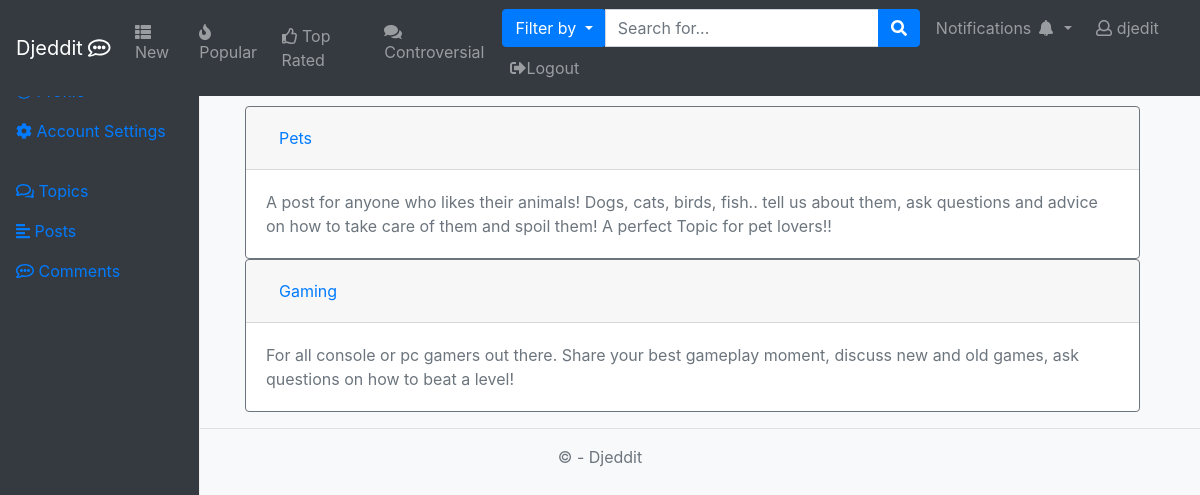
Before: /user/djedit/topics/created (signed in) with the older database file.
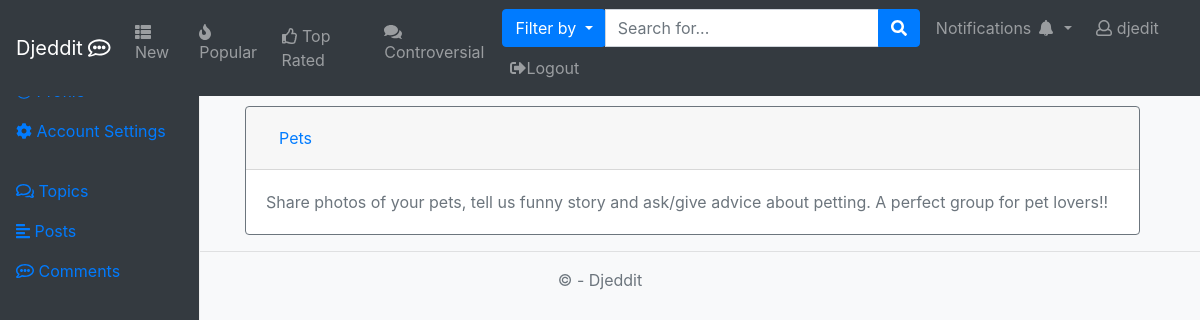
After: the same page with the newer database file.
### app/models.py (models this page shows, shortened)
class Topic(models.Model):
    name = models.CharField(max_length=80, blank=False, primary_key=True)
    rules = models.CharField(max_length=500)
    description = models.CharField(max_length=300, blank=False)
    userCreator = models.ForeignKey(User, on_delete=models.CASCADE)
    nSubscribers = models.IntegerField(default=0, validators=[MinValueValidator(0)])
    creation_date = models.DateField(blank=False, default=datetime.now)

### app/views.py (the view)
# urls.py: path('user/<str:username>/topics/created', views.user_topic_created, name="user_topics_created"),
def user_topic_created(request, username):
    tparams = {
        'sidebar': 'user_topic_created',
        'topics': Topic.objects.filter(userCreator=request.user)
    }
    return render(request, 'profile_topics.html', tparams)

### templates/profile_topics.html
{% extends "profile.html" %}
{% block profileContent %}
    {% for t in topics %}
        {% include "topic_preview.html" with topic=t%}
    {% endfor %}
{% endblock %}

### templates/topic_preview.html
<div class="card border-secondary">
    <div class="card-header">
        <a class="btn btn-link" href="{% url "topic"  topicName=topic.name %}">{{ topic.name }}</a>
    </div>
    <div class="card-body">
        <div class="text-muted">{{ topic.description }}</div>
    </div>
</div>

Changed rows visible on the page:
removed Topic: name "Gaming", description "For all console or pc gamers out there. Share your best gameplay moment, discuss new and old games, ask questions on how to beat a level!"
changed Topic "Pets": description "A post for anyone who likes their animals! Dogs, cats, birds, fish.. tell us about them, ask questions and advice on how to take care of them and spoil them! A perfect Topic for pet lovers!!" → "Share photos of your pets, tell us funny story and ask/give advice about petting. A perfect group for pet lovers!!"
